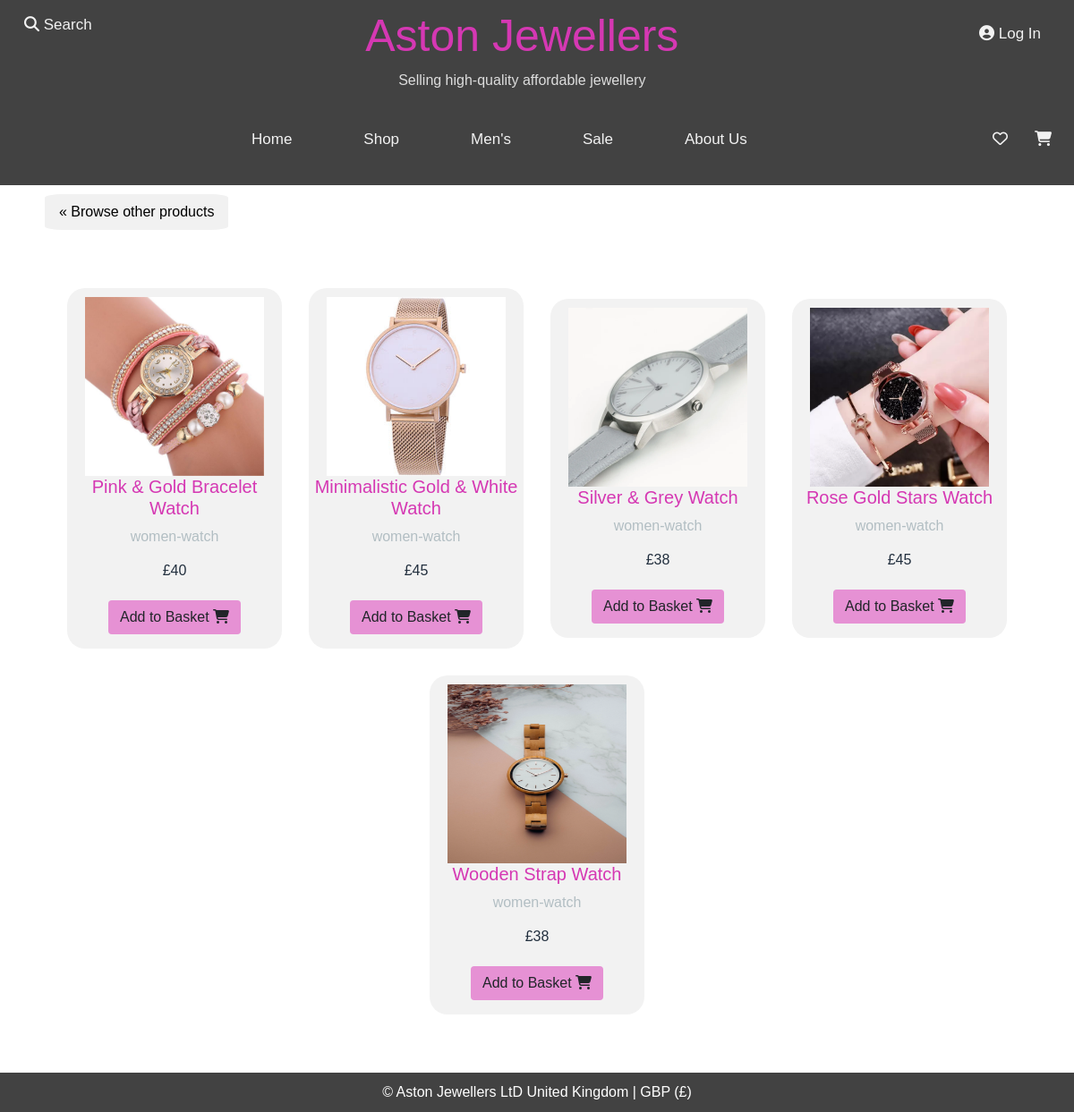
The page /AstonJewellerss/shop.php?product=watches on the database its author committed.
### tables this page shows
CREATE TABLE `product` (
  `id` int(11) NOT NULL,
  `name` varchar(255) NOT NULL,
  `price` float NOT NULL,
  `type` varchar(20) NOT NULL,
  `image` varchar(255) NOT NULL,
  `desc` varchar(500) NOT NULL,
  `alt_text` text NOT NULL,
  `created_at` date NOT NULL,
  `updated_at` date NOT NULL,
  `stock` int(11) NOT NULL,
  `sale` tinyint(4) DEFAULT 0
);

### AstonJewellerss/shop.php (the view, shortened to what this page needs)
<?php
include './functions.php';
$conn = getDb();
$product = "";
if (isset($_GET['product'])) {
  $product = $_GET['product'];
}
?>
<!DOCTYPE html>
<html lang="en">
<body>
  <div class="c">
    <main>
  <?php if (isset($_GET['product'])) { ?>
    <div class="back"><a href="shop.php" class="previous">&laquo; Browse other products</a></div>
  <?php } ?>
  <?php if ($product == "watches") {
    $result = getProductRows($conn, "women-watch");
    echo "<div class=\"gallery\">";
    foreach($result as $row) {
      echo "<div class=\"content\">";
      echo "<div class=\"zoom\">";
      echo "<a href= view_product.php><img src=\"" . $row["image"] . "\" alt=\"" . $row["alt_text"] . "\"></a>";
      echo "</div>";
      echo "<a href= \"view_product.php?id=" . $row["id"] . "\"><h5>" . $row["name"] . "</h5></a>";
      echo "<a href= \"view_product.php?id=" . $row["id"] . "\"><p>" . $row["type"] . "</p></a>";
      echo "<h6>£" . $row["price"] . "</h6>";
      echo "<button class=\"btn my-3\">Add to Basket <i class=\"fa fa-shopping-cart\"></i></button>";
      echo "</div>";
    }
    echo "</div>";
  } ?>
</main>
</body>
</html>

### AstonJewellerss/css/style.css (style rules this page uses)
* { font-family:Verdana, Geneva, Tahoma, sans-serif; }
body { margin: 0; font-family: sans-seif; background:#ffe6ff; }
h1, h2, h3, h4, h5 { color: #d538b3; }
.content a { text-decoration:none; }
.gallery { display:flex; flex-wrap: wrap; width: 100%; justify-content: center; align-items: center; margin: 50px 0; }
.content { width: 20%; margin: 15px; box-sizing: border-box; float: left; text-align: center; border-radius: 20px; cursor: pointer; padding-top: 10px; box-shadow: 0 14px 28px rgba(0, 0,0,0,25), 0 10px 10px rgba(0,0,0,0,25); transition: .4s; background: #f2f2f2; }
.content img { width: 200px; height: 200px; text-align: center; margin: 0 auto; display: block; }
.zoom { overflow: hidden; }
.zoom img { transition: 1s; }
.content p { text-align: center; color: #b2bec3; padding-top:0 8px; }
h6 { font: size 26px; text-align: center; color:#222f3e; }
.content button { background: #e691d4; cursor: pointer; }
.c { display: flex; flex-direction: column; min-height: 100vh; }
main { flex: 1; }

### AstonJewellerss/css/shop.css (style rules this page uses)
body { background-color: #efefef; }
.back a { text-decoration: none; display: inline-block; padding: 8px 16px; }
.previous { margin-left: 50px; margin-top: 10px; background-color: #f1f1f1; color: black; border-radius: 10%; }

### rows shown on the page
product: image+alt_text (picture), name "Pink & Gold Bracelet Watch", type "women-watch", price "40"
product: image+alt_text (picture), name "Minimalistic Gold & White Watch", type "women-watch", price "45"
product: image+alt_text (picture), name "Silver & Grey Watch", type "women-watch", price "38"
product: image+alt_text (picture), name "Rose Gold Stars Watch", type "women-watch", price "45"
product: image+alt_text (picture), name "Wooden Strap Watch", type "women-watch", price "38"
